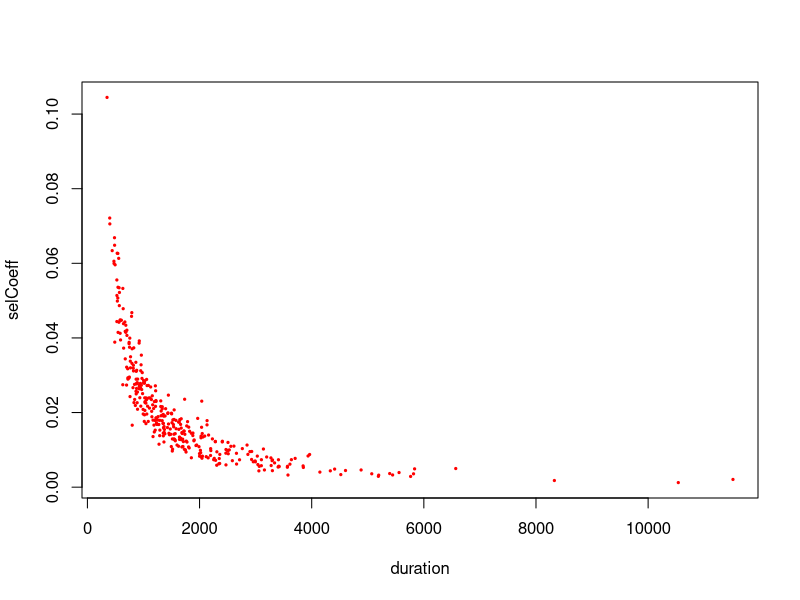

The R script that drew this image:
# model2_sweeps.R
#
# Benjamin C. Haller, 22 June 2025
#
# This R script has the raw data for all beneficial substitutions from model 2 (as shown in Fig. 2).
# After getting the data into a usable form, maybe we can find something to do with it...?


# raw data from the end of model 2, for all beneficial substitutions

positions <- as.integer(unlist(strsplit("39120340 99690262 197512093 30555720 39407137 50631418 58681784 71690668 2709641 190609003 19319671 38054239 35910426 96280780 104949003 4499097 74783054 195770235 30455201 96879989 74762230 39906126 18247749 47888054 161021010 45931217 96987420 34112167 116457760 79082941 100165912 49811444 113942197 48739156 144312020 113582003 19698416 52115339 71714759 42730540 83471651 229659223 130568104 68554799 18317737 156969352 129637969 128107299 97873505 1589606 80472852 105924834 231208966 99908004 44055187 41886298 1367181 57156824 105007316 55092884 152350325 59773840 22209373 29049233 69333595 14404504 35862011 21513464 10455075 42212396 16399374 22976239 55154195 110212203 35309993 49290267 57179826 31965992 3205083 30309279 10503162 139481169 40302739 40838355 2185030 112514698 124549779 10276440 37010229 81330497 136521315 47635629 55856188 227735046 130305907 66990461 75183552 103946833 46624095 29457994 158123838 49186030 6121460 132140170 138071808 206770115 47285454 44313279 18264554 54145970 113297969 932080 108226731 74525535 164841975 109449349 63985093 6234965 23423917 28954670 35021588 53822174 28614663 96157206 133638158 15464331 92398681 79080980 44109130 88886091 164508546 93881546 40998079 100205740 47834458 55692001 138286768 102944290 68325542 201687352 69103999 124554391 151381339 68752885 110952056 46470682 92655409 8059134 39032219 1507632 103310314 23145909 122897462 48681539 36480575 106612436 62580611 14670071 2159982 64340297 13934231 24216228 63977000 10304121 102686065 157203878 100436056 30409201 108265315 133350695 42141572 84129747 134785474 135189822 90091593 152416599 63535785 7229996 71561791 49256135 113650427 132898365 143214848 44500410 31526395 1054598 31094614 40391519 156139836 57120795 64224526 31150107 57141425 43329270 51048849 19835644 46803002 73592359 30889269 116015669 32696595 223998308 109192792 6998530 10151514 57532266 71368161 66871119 7368762 107571166 85847998 15778506 96816876 93134723 41256803 17800069 42223318 37936757 10407631 37473592 62560387 94039902 43441247 160098411 31379860 102865933 58537883 218661153 109979446 101686805 75360657 165188485 141422533 97651099 54190751 10770315 43427438 2098920 184855761 3137439 51155696 38691374 78101124 178383220 102842885 95606299 107601535 47113001 42759107 43936540 41537092 71033520 47449016 28720724 66668943 12322661 29490847 177273577 49884156 155610461 158645226 104497664 21106603 100569710 58433226 95173307 67495876 11664910 110124166 41505267 102914799 52132008 151954908 104949441 52404242 150441922 69187213 35878577 63202776 128471377 462389 39337167 18245976 687366 128871800 16148651 22617490 46787542 52115309 152176634 21405775 28585338 106248242 15374002 150392038 87243545 61214448 41931885 1261604 135786453 22593796 85700526 57179545 124682208 120539355 46987547 67431328 70828325 31484906 136694197 77312137 130626541 24872912 112605578 22318998 72312315 228159065 119676920 140402023 75231856 24119817 64340751 103079869 41970381 21445547 111758828 57940974 121330453 45327161 57482570 179813789 48379515 123575765 148487689 132402111 31631026 135294099 152433836 74594359 82049031 128099195 201545619 27377214 151355849 35189836 3850192 52645153 49065598 163074353 35062071 178581653 2556671 46321864 31557807 44032838 165668947 6544945 19782008 48237005 108930131 109888117 68425157 112039268 43573374", " ", fixed=T)))

originTick <- as.integer(unlist(strsplit("87 1047 692 932 1151 1298 1557 2788 2443 2585 3176 3061 1778 2718 2695 2817 2543 2953 3142 3767 4088 3984 2944 4847 4826 5977 5584 3358 6244 5585 5529 5942 5865 7395 3360 5064 6085 7191 5739 6717 6322 8195 8255 7911 8830 9176 9079 8671 7268 6953 8869 9805 8805 9128 7482 9036 10383 11502 11164 10789 12938 12584 13031 12860 14379 14487 14145 12947 14460 13974 14718 4175 15056 14541 15698 15407 13518 15707 16467 16796 16563 14658 15956 16710 16825 18094 18688 17606 18693 18330 18409 17398 19437 19358 19141 18330 18055 18509 19134 18081 17138 17884 18668 20827 17876 20202 20409 21402 20433 20468 20727 22129 21398 22865 22243 22554 21638 23023 22511 25126 20586 25260 24979 25517 25635 24804 25725 25785 27370 27665 27917 28858 29056 28276 28810 29546 29398 29891 29972 29513 30636 30774 30504 30176 29836 30659 21709 29196 29944 30914 27671 32098 32555 31170 32356 33283 31569 33708 33724 33092 32321 33995 33970 33423 34727 34752 33176 37091 36646 35282 37805 37730 37892 38625 38147 38854 40354 39637 40874 38429 41473 39124 41238 40777 41281 42035 40553 34779 40083 40784 41739 43021 42720 43682 43532 43899 41829 44030 43827 44248 44601 46112 43993 44044 45841 46574 47135 47336 46693 46989 47290 47034 48137 48521 46712 48741 48391 48945 49532 49149 49883 49567 49578 48276 49643 49234 50172 50728 50821 51383 51463 51534 50904 50861 50397 51830 51933 49494 49377 52033 48720 52975 50681 53811 48880 54254 54384 55635 56052 53976 55028 55658 56898 54541 54184 56710 56213 56401 57294 56414 57477 57849 57369 58240 56708 57704 57467 58601 58438 59679 59017 58791 58441 59130 55053 56314 59201 60537 60031 60420 56185 59665 62700 63803 62710 63539 61745 60685 60951 64589 63669 64913 62630 65014 65414 64954 64856 66206 65622 64990 67663 67479 66363 62449 66229 69283 68617 68168 68879 70111 65285 68828 70621 71209 71210 70322 69442 71571 72390 71815 71924 72753 73392 73668 72824 72342 72566 74635 73866 73890 74216 73752 74444 74166 74752 71018 73522 74865 74827 75257 73111 74187 73596 74980 74441 74140 75593 75698 73962 76002 73073 76174 75713 75242 73071 76932 76911 75297 76860 72635 76537 73619 76707 76421", " ", fixed=T)))

fixationTick <- as.integer(unlist(strsplit("581 1522 1879 2005 2368 2831 3281 3346 3593 3603 3659 3692 3727 3745 3759 3958 4242 4691 5181 5286 5730 5791 5874 6079 6116 6522 6598 6996 7099 7164 7250 7369 7415 7837 7879 7962 7984 8004 8090 8194 8204 8946 9020 9092 9598 9710 9956 10269 10326 10373 10431 10645 10805 11127 11187 11318 11615 12176 12406 12593 13900 13920 14291 14356 14864 15056 15070 15256 15278 15638 15643 15688 15760 16364 16682 16684 16819 16963 17343 17881 17933 17935 18208 18383 18498 18700 19213 19369 19562 19703 19717 19956 20008 20033 20076 20078 20208 20552 20597 20844 21101 21285 21381 21549 21723 21914 21947 22045 22137 22197 22213 22655 22746 23263 23689 23761 24145 24187 25551 25708 26029 26054 26188 26235 26281 26481 27387 27904 28068 28557 29045 29803 30162 30311 30436 30568 30628 30909 31031 31079 31359 31514 31548 31935 32179 32183 32247 32298 32349 32416 32860 33141 33442 33641 33690 33867 33875 34340 34392 34457 34607 34946 34965 35082 35252 35709 36241 37633 37674 38479 39539 39756 39943 39992 40083 40890 41174 41182 41673 42280 42300 42531 42597 42869 42929 42960 43022 43107 43240 43444 43759 43764 44073 44244 44532 44729 45102 45538 45794 46444 46591 46796 46988 47002 47236 47322 48029 48200 48508 48631 48644 48719 49059 49277 49370 49426 49665 49892 50170 50174 50474 50568 50870 51306 51328 51463 51553 51659 52041 52152 52223 52278 52341 52403 52659 52696 52776 52907 52945 53179 53915 53968 54247 54358 54715 55424 55898 56525 56617 56967 57090 57201 57386 57403 57522 57580 57712 58177 58267 58294 58689 58801 58802 58825 58906 58919 59105 59623 59795 60029 60061 60106 60295 60442 60444 60460 60717 61359 61598 61874 61949 62964 63754 64276 64758 64762 64848 65094 65554 65645 65696 66135 66207 66207 66295 66339 67057 67085 67313 67603 68460 68787 68893 69018 69841 69988 70199 70575 70894 70898 71101 71187 71589 71893 71910 72226 72736 72765 72790 72934 73471 74106 74288 74539 74610 74703 75061 75178 75221 75224 75272 75605 75779 75796 75839 75899 75993 76089 76116 76235 76250 76320 76443 76606 76722 76725 76750 76868 76890 76964 77008 77106 77157 77403 77403 77463 77703 77809 77953 78193 78308 78690 78841 78924", " ", fixed=T)))

chromosome_id <- as.integer(unlist(strsplit("2 15 3 16 4 15 1 16 7 3 8 23 5 12 14 17 5 3 7 8 9 17 17 23 1 22 13 11 23 5 8 3 2 15 8 10 7 19 16 3 11 1 3 17 17 1 9 10 3 16 5 23 1 10 19 17 19 12 11 1 6 17 10 22 14 19 19 20 17 22 1 19 19 6 19 19 12 6 16 23 17 5 1 1 16 4 8 3 23 5 3 20 15 1 7 9 6 12 19 16 2 13 21 12 3 2 11 6 17 19 9 4 1 2 2 8 18 1 14 16 19 10 10 10 3 19 7 17 7 16 2 5 5 12 19 16 6 14 12 2 5 9 7 3 1 19 15 12 22 19 7 19 9 3 22 23 5 3 11 11 16 2 20 1 13 6 7 22 2 9 22 16 5 6 15 6 17 6 23 3 13 5 4 20 15 19 12 17 1 7 14 14 6 15 18 13 16 14 6 5 15 2 1 17 19 12 23 11 6 7 2 4 2 7 22 6 3 8 20 6 11 3 1 1 16 11 18 2 6 9 15 3 5 10 1 11 1 8 3 16 17 13 11 2 11 6 23 18 8 1 15 14 23 17 11 19 10 1 22 1 1 8 16 2 8 11 3 17 10 17 1 8 23 14 6 1 16 17 20 9 20 12 17 16 4 1 8 19 19 7 14 17 6 19 5 6 2 3 11 9 8 11 12 10 23 10 16 16 16 6 7 3 6 3 10 4 1 3 5 17 14 11 23 18 22 9 19 4 1 5 1 3 5 6 9 18 23 6 23 17 10 2 11 7 11 6 12 23 1 9 2 1 19 6 19 1 11 17 15 2 10 11 11 15", " ", fixed=T)))

selCoeff <- as.numeric(unlist(strsplit("0.0595978 0.0599581 0.0166352 0.0217045 0.025834 0.0167896 0.0150626 0.0613304 0.0188746 0.0193862 0.0668587 0.0274547 0.0112942 0.0229247 0.0272316 0.0234874 0.0128678 0.0141726 0.0230567 0.010192 0.0134355 0.0160838 0.00956602 0.0169571 0.01791 0.0535819 0.0176273 0.00737213 0.0218966 0.0179122 0.0149775 0.0159811 0.0128594 0.0633983 0.00337142 0.0095331 0.0124279 0.0266685 0.00768812 0.0155928 0.0145046 0.0375052 0.0337648 0.0210831 0.0319835 0.0498791 0.0264579 0.0112868 0.00436924 0.00551458 0.0126734 0.0275517 0.00829173 0.0089985 0.00771338 0.0122743 0.0171725 0.0417682 0.0168099 0.0107849 0.0273153 0.0192824 0.0189015 0.0108837 0.0648453 0.0486597 0.0392074 0.00948204 0.0318742 0.0130972 0.0269885 0.00206761 0.0420745 0.0149727 0.0250758 0.0115151 0.00729621 0.0179832 0.0276835 0.0176153 0.0146587 0.005797 0.00735464 0.0183327 0.015841 0.0447407 0.0555374 0.0123465 0.0289413 0.0154695 0.0231267 0.0109511 0.0521855 0.0343899 0.0239659 0.0099741 0.00785589 0.00775799 0.0140556 0.0103375 0.00876042 0.00539538 0.0073389 0.0293021 0.00570399 0.0122117 0.0161782 0.0438213 0.010909 0.0101513 0.0141637 0.0513828 0.0171013 0.0721368 0.0169344 0.0178922 0.0119934 0.0220726 0.00606197 0.0446247 0.00327453 0.0331893 0.0152789 0.0317298 0.0372695 0.0127071 0.0168182 0.00817807 0.0273666 0.02549 0.0268592 0.027808 0.0211888 0.00811952 0.0109679 0.0284315 0.0185599 0.027865 0.0196025 0.0143433 0.0289634 0.0292531 0.0238863 0.0094182 0.00624751 0.018029 0.00122763 0.00575802 0.0121238 0.0196469 0.0029039 0.022531 0.0226333 0.0100916 0.021008 0.0412437 0.00587817 0.0532713 0.0442803 0.0121124 0.00719586 0.0312 0.0196104 0.0128334 0.0443914 0.0327938 0.00557833 0.0507024 0.0226768 0.00809424 0.0235665 0.0132305 0.00830877 0.0162367 0.011161 0.0160562 0.032661 0.0181471 0.0166119 0.0052867 0.0373468 0.00735117 0.0190405 0.0136975 0.0181097 0.0263648 0.00911176 0.00178383 0.00461205 0.00619667 0.00923338 0.038456 0.014489 0.0442084 0.0279448 0.0226658 0.00784643 0.0172844 0.0184374 0.00849571 0.0108547 0.0416662 0.0067952 0.00680919 0.0210324 0.0295103 0.0208832 0.0334648 0.0105125 0.0128002 0.0137497 0.0146329 0.0386155 0.0399474 0.00907881 0.043401 0.0167949 0.0266239 0.0478359 0.0205671 0.0394587 0.0285919 0.0152928 0.00832666 0.0107689 0.0129391 0.0142846 0.0273403 0.0179678 0.0349511 0.0242808 0.0388194 0.0199119 0.0128903 0.00772244 0.025691 0.0235055 0.00562008 0.00559718 0.0203246 0.00322504 0.0208423 0.00534103 0.0414821 0.00490949 0.0179651 0.00968422 0.0279952 0.0534476 0.007021 0.0134577 0.0141954 0.0388695 0.0087847 0.00650771 0.024995 0.0198289 0.0120916 0.029153 0.0138397 0.0271629 0.0217083 0.0197419 0.0448412 0.0103255 0.0216608 0.01747 0.0239336 0.0159095 0.104466 0.0170334 0.0204022 0.00787911 0.0191315 0.0036511 0.00404011 0.0129261 0.0311549 0.0124315 0.0144405 0.0028759 0.00442625 0.0234281 0.0605572 0.0143751 0.018554 0.00735887 0.00485108 0.00446721 0.0238171 0.0136759 0.0232173 0.00325374 0.0147937 0.0278773 0.0190809 0.00980205 0.031328 0.0143876 0.0110028 0.0370901 0.0216144 0.00998591 0.00499514 0.00616508 0.0406709 0.0156651 0.0123109 0.00987693 0.045789 0.00357787 0.00635045 0.0261694 0.0415091 0.0321655 0.0126608 0.00709681 0.022942 0.0705601 0.0239266 0.0207119 0.0194936 0.0289651 0.0310462 0.017564 0.00878504 0.00985908 0.062642 0.0170696 0.0178221 0.0288795 0.014452 0.0215577 0.0154955 0.0272712 0.00461181 0.00597055 0.022982 0.0138074 0.0307008 0.0102282 0.0167018 0.0112879 0.0174349 0.0121656 0.00710115 0.0244899 0.0135602 0.00742599 0.0353865 0.00836166 0.0274737 0.0246657 0.0139729 0.00437967 0.0627025 0.0467804 0.0089584 0.023906 0.00392254 0.0164205 0.00358769 0.0178348 0.00974625", " ", fixed=T)))


# try plotting things

duration <- fixationTick - originTick

plot(x=duration, y=selCoeff, pch=19, cex=0.3, col="red")















